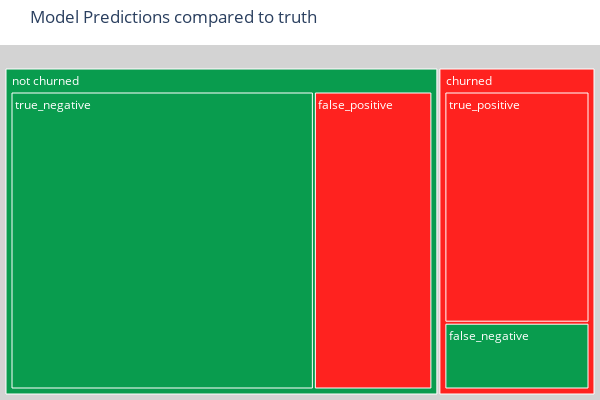

Notebook cell for this chart:
### Markdown cell above
That's a good score, but the idea of recall and what that means for the company's return on investment can be a little hard to wrap our head around.  Since confusion matrixes can be, well, confusing.. I've found that plotting the results in a treemap makes it much easier to understand.

### Code cell
sample = sets['verify']['x']
actual = sets['verify']['y']
predictions = best_model.predict(sample)
cm = metrics.confusion_matrix(actual, predictions)
tn,fp,fn,tp = cm.ravel()
model.confusion_matrix_treemap(tn,fp,fn,tp)

### Figure 1 — Plotly figure (JSON) as saved in the notebook; plotly's stock layout.template omitted (floating-point values rounded to 4 significant figures)
{"data": [{"domain": {"x": [0, 1], "y": [0, 1]}, "hovertemplate": "label=%{label}<br>value=%{value}<br>parent=%{parent}<extra></extra>", "labels": ["churned", "not churned", "true_negative", "false_positive", "false_negative", "true_positive"], "marker": {"colors": ["FF221F", "099C4E", "099C4E", "FF221F", "099C4E", "FF221F"]}, "name": "", "parents": ["", "", "not churned", "not churned", "churned", "churned"], "root": {"color": "lightgrey"}, "type": "treemap", "values": [0, 0, 558, 218, 63, 218]}], "layout": {"height": 400, "legend": {"tracegroupgap": 0}, "margin": {"b": 0, "l": 0, "r": 0, "t": 45}, "title": {"text": "Model Predictions compared to truth"}, "width": 600}}
